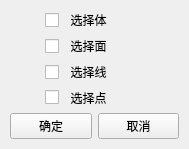
<?xml version="1.0" encoding="UTF-8"?>
<ui version="4.0">
 <class>NctiSelectModeDlg</class>
 <widget class="QWidget" name="NctiSelectModeDlg">
  <property name="geometry">
   <rect>
    <x>0</x>
    <y>0</y>
    <width>189</width>
    <height>149</height>
   </rect>
  </property>
  <property name="windowTitle">
   <string>选择模式</string>
  </property>
  <widget class="QWidget" name="layoutWidget">
   <property name="geometry">
    <rect>
     <x>10</x>
     <y>10</y>
     <width>169</width>
     <height>129</height>
    </rect>
   </property>
   <layout class="QVBoxLayout" name="verticalLayout_2">
    <item>
     <layout class="QVBoxLayout" name="verticalLayout">
      <property name="leftMargin">
       <number>35</number>
      </property>
      <item>
       <widget class="QCheckBox" name="checkBox_body">
        <property name="text">
         <string>  选择体</string>
        </property>
       </widget>
      </item>
      <item>
       <widget class="QCheckBox" name="checkBox_Face">
        <property name="text">
         <string>  选择面</string>
        </property>
       </widget>
      </item>
      <item>
       <widget class="QCheckBox" name="checkBox_Line">
        <property name="text">
         <string>  选择线</string>
        </property>
       </widget>
      </item>
      <item>
       <widget class="QCheckBox" name="checkBox_Marker">
        <property name="text">
         <string>  选择点</string>
        </property>
       </widget>
      </item>
     </layout>
    </item>
    <item>
     <layout class="QHBoxLayout" name="horizontalLayout">
      <item>
       <widget class="QPushButton" name="pushButton_ok">
        <property name="text">
         <string>确定</string>
        </property>
       </widget>
      </item>
      <item>
       <widget class="QPushButton" name="pushButton_cancel">
        <property name="text">
         <string>取消</string>
        </property>
       </widget>
      </item>
     </layout>
    </item>
   </layout>
  </widget>
 </widget>
 <resources/>
 <connections/>
</ui>
